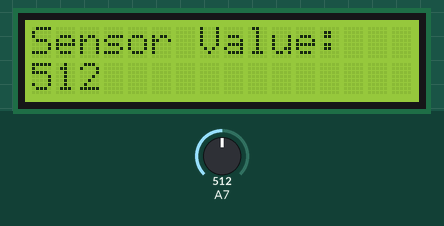
This sketch was run on a simulated Arduino Mega 2560, built with avr-gcc and run on an emulated ATmega2560. On the bench: 16×2 character LCD. The test bench sets the inputs (shaded band); at power-on: A7 = 512.

Above: at 1.2 s.
1.3 s: A7 set to 716
At 2.3 s:
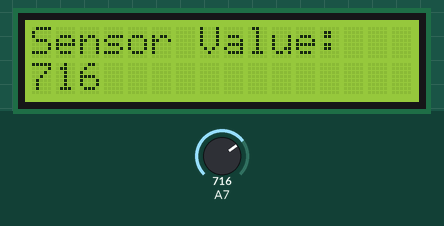
3.0 s: A7 set to 900
At 3.6 s:
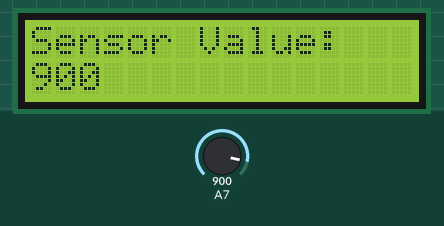
4.5 s: A7 set to 1023
At 6.0 s:
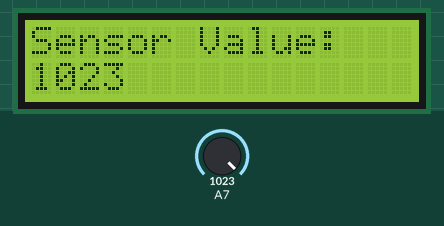
Timing chart, 0 to 7.5 s (numbered marks = the images above; inputs shaded):
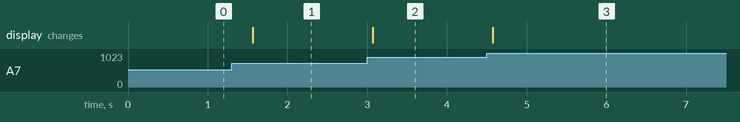

The sketch:

04_experiment.ino
```cpp
// Experiment #4: Photo-interruptor Module + LCD 1602 Module
// Description: Current value from photo-interruptor module gets displayed on LCD screen.
// Modules Used: Photo-interruptor Module, LCD 1602
// Libraries Used: LiquidCrystal
// Comments:
/* Reference I found useful for the LCD screen
    https://docs.arduino.cc/learn/electronics/lcd-displays/
    https://www.youtube.com/watch?v=g_6OJDyUw1w
*/

#include <LiquidCrystal.h>

// Photo interruptor module
#define PHOTO_INTERRUPTOR_MODULE 23
int sensorValue;

// LCD
#define LCD_RS_REGISTER_SELECT_PIN 0
#define LCD_E_ENABLE_PIN 1 //
#define LCD_L4_PIN 2
#define LCD_L5_PIN 3
#define LCD_L6_PIN 4
#define LCD_L7_PIN 5
LiquidCrystal lcd(LCD_RS_REGISTER_SELECT_PIN, LCD_E_ENABLE_PIN, LCD_L4_PIN, LCD_L5_PIN, LCD_L6_PIN, LCD_L7_PIN);


void setup() {
  Serial.begin(9600); // Leaving this here in case I need it later for analog sensors
  // Set up LCD's number of columns and rows:
  lcd.begin(16, 2);
  lcd.print("Sensor Value:");
}

void loop() {

  sensorValue = analogRead(PHOTO_INTERRUPTOR_MODULE);
  // set the cursor to column 0, line 1
  // (note: line 1 is the second row, since counting begins with 0):
  lcd.setCursor(0, 1);
  lcd.print(sensorValue);
  delay(500);
}
```

Measured:
- after the input at 1.3 s, the display: changes after 0.27 s (image 1)
- after the input at 3.0 s, the display: changes after 0.07 s (image 2)
- after the input at 4.5 s, the display: changes after 0.07 s (image 3)
